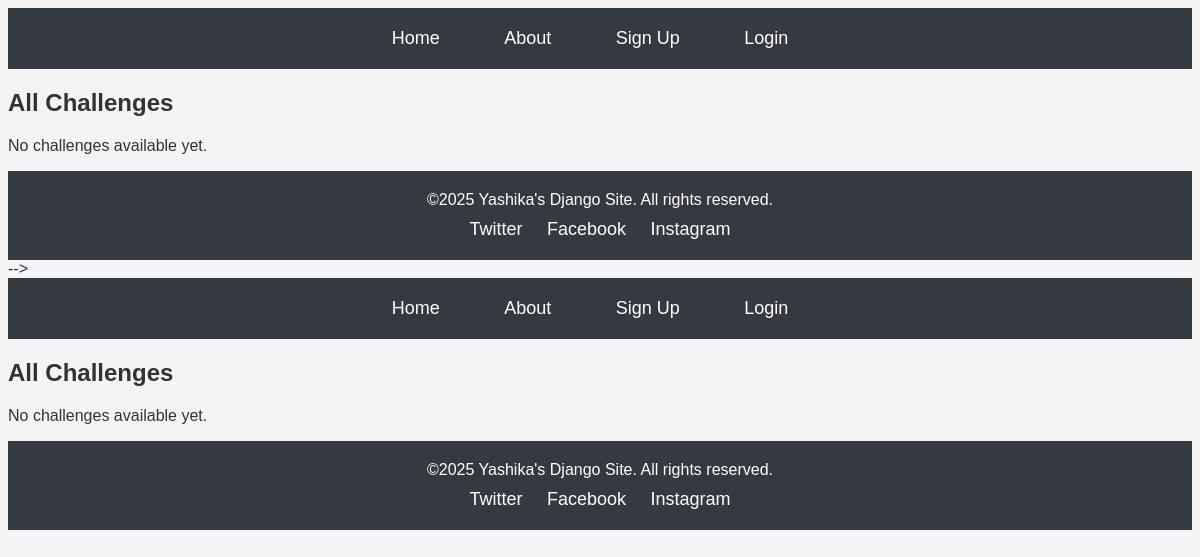
The app's page /challengeList/, older data.
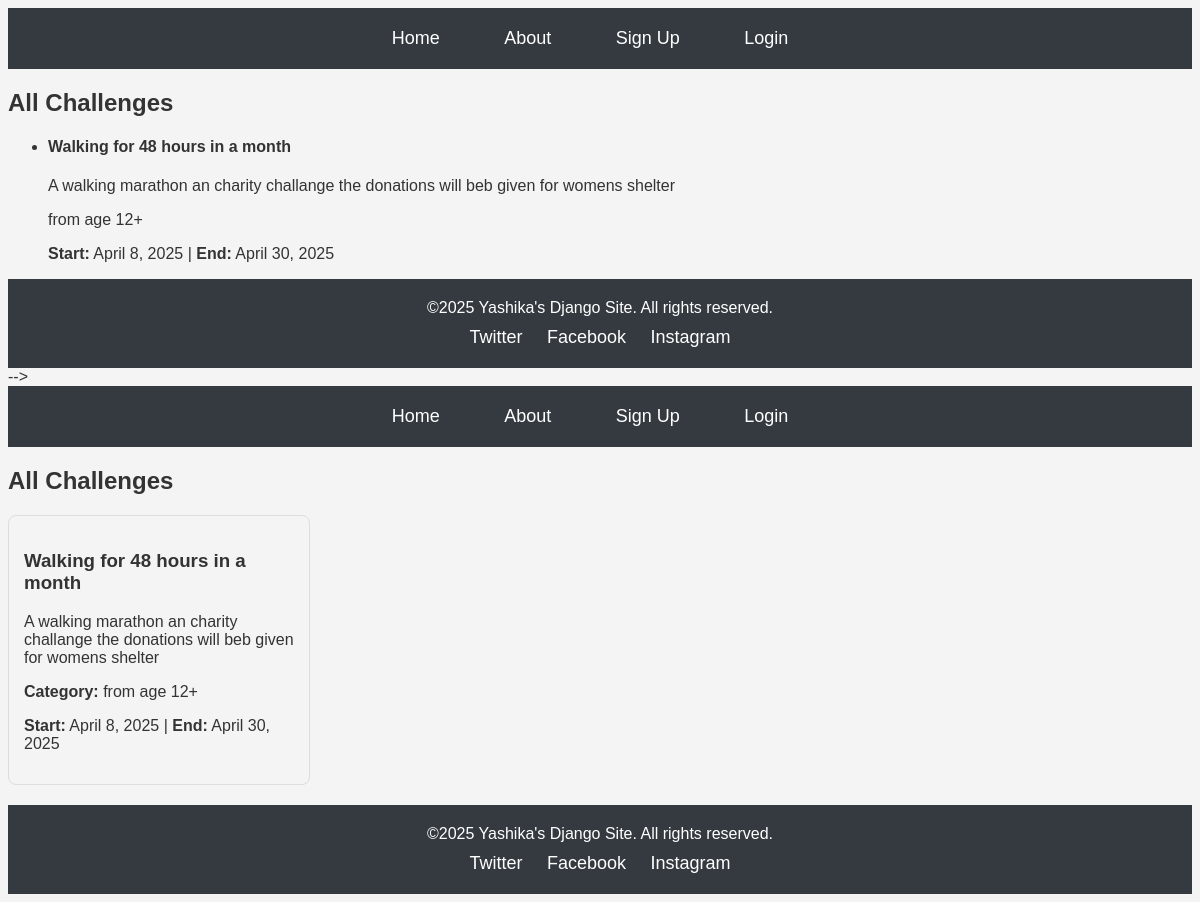
The same page, newer data.
### leisureProjects/models.py (models this page shows, shortened)
class Challenge(models.Model):
    WALLPAPER_CHOICES = [
        ('wallpaper1.jpg', 'Wallpaper 1'),
        ('wallpaper2.jpg', 'Wallpaper 2'),
        ('wallpaper3.jpg', 'Wallpaper 3'),
        ('wallpaper4.jpg', 'Wallpaper 4'),
        ('wallpaper5.jpg', 'Wallpaper 5'),
        ('wallpaper6.jpg', 'Wallpaper 6'),
        ('wallpaper7.jpg', 'Wallpaper 6'),
        ('wallpaper8.jpg', 'Wallpaper 6'),
    ]
    title = models.CharField(max_length=200)
    description = models.TextField()
    age_category = models.TextField()
    start_date = models.DateField()
    end_date = models.DateField()
    wallpaper = models.CharField(
        max_length=50,
        choices=WALLPAPER_CHOICES,
        default='wallpaper1.jpg'
    )

### leisureProjects/views.py (the view)
# urls.py: path('challengeList/', views.challenge_list, name='challengeList'),
def challenge_list(request):
    challenges = Challenge.objects.all().order_by('-start_date')
    return render(request, 'leisureProjects/challengeList.html', {'challenges': challenges})

### leisureProjects/templates/leisureProjects/challengeList.html (shortened to what this page needs)
<!-- {% load static %}
{% include 'includes/header.html' %}
{% block content %}
<div class="container">
    <h2>All Challenges</h2>
    {% if challenges %}
        <ul class="list-group">
            {% for challenge in challenges %}
                <li class="list-group-item mb-3">
                    <h4>{{ challenge.title }} <small class="text-muted"></small></h4>
                    <p>{{ challenge.description }}</p>
                    <p>{{ challenge.age_category }}</p>
                    <p><strong>Start:</strong> {{ challenge.start_date }} | <strong>End:</strong> {{ challenge.end_date }}</p>
                </li>
            {% endfor %}
        </ul>
    {% else %}
        <p>No challenges available yet.</p>
    {% endif %}
</div>
{% endblock %}
{% include 'includes/footer.html' %} -->
{% load static %}
{% include 'includes/header.html' %}
<link rel="stylesheet" href="{% static 'css/projectList.css' %}">
<h2>All Challenges</h2>
{% if challenges %}
<div class="project-container">
    {% for challenge in challenges %}
    <div class="project-card">
        <div class="project-info">
            <h3>{{ challenge.title }}</h3>
            <p>{{ challenge.description }}</p>
            <p><strong>Category:</strong> {{ challenge.age_category }}</p>
            <p><strong>Start:</strong> {{ challenge.start_date }} | <strong>End:</strong> {{ challenge.end_date }}</p>
        </div>
    </div>
    {% endfor %}
</div>
{% else %}
<p>No challenges available yet.</p>
{% endif %}
{% include 'includes/footer.html' %}

Row changes from the older to the newer data that the page shows:
added Challenge: title "Walking for 48 hours in a month", description "A walking marathon an charity challange the donations will beb given for womens shelter", age_category "from age 12+", start_date "April 8, 2025", end_date "April 30, 2025"
Text that changed along with them:
text no longer shown: "No challenges available yet. No challenges available yet."
